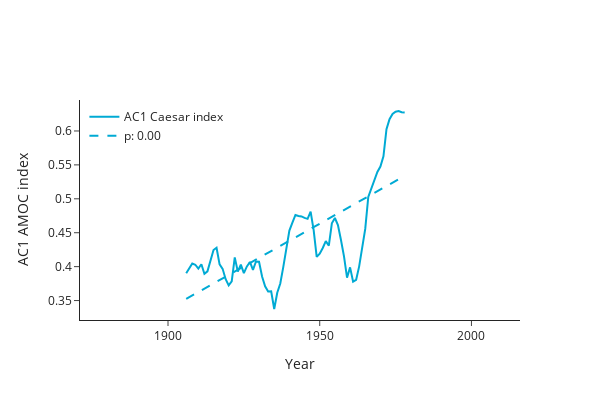

The code cell stored with this chart in its notebook:
### Code cell
fig = go.Figure()
fig.add_trace(go.Scatter(x=years_1871_2013+window_length//2, y=AC_Caesar, mode='lines', name='AC1 Caesar index', line=dict(color='#00AAD4')))
fig.add_trace(go.Scatter(x=years_1871_2013+window_length//2, y=slopeAC_Caesar * np.arange(len(AC_Caesar)) + interceptAC_Caesar, mode='lines', name=f'p: {pvalAC_Caesar:.2f}', line=dict(color='#00AAD4', dash='dash')))

fig.update_layout(xaxis_range = [1871, 2016], width=600,height=400, xaxis_title='Year', yaxis_title='AC1 AMOC index',
                  legend=dict(x=0.01, y=0.99), template='simple_white')

### Figure 1 — Plotly figure (JSON) as saved in the notebook; plotly's stock layout.template omitted (floating-point values rounded to 4 significant figures; data arrays with more than 128 entries replaced by an {"elided": "..."} marker saying what was removed)
{"data": [{"line": {"color": "#00AAD4"}, "mode": "lines", "name": "AC1 Caesar index", "type": "scatter", "x": {"elided": "143 int values"}, "y": [0.3902, 0.3964, 0.4046, 0.4028, 0.3972, 0.4035, 0.3896, 0.3931, 0.4081, 0.4245, 0.4279, 0.4033, 0.3968, 0.3815, 0.3723, 0.3783, 0.4137, 0.3928, 0.403, 0.3905, 0.4003, 0.4069, 0.3952, 0.4076, 0.4072, 0.3855, 0.371, 0.3634, 0.3635, 0.3375, 0.3614, 0.3752, 0.3996, 0.4266, 0.4531, 0.4648, 0.4761, 0.4748, 0.474, 0.4718, 0.4704, 0.4811, 0.454, 0.4143, 0.4192, 0.4274, 0.4376, 0.4308, 0.4639, 0.4717, 0.4613, 0.4394, 0.4151, 0.3837, 0.3989, 0.3779, 0.3805, 0.4004, 0.4253, 0.4556, 0.5027, 0.5159, 0.5297, 0.5396, 0.5476, 0.5626, 0.6026, 0.6174, 0.6251, 0.6284, 0.6294, 0.6276, 0.6272]}, {"line": {"color": "#00AAD4", "dash": "dash"}, "mode": "lines", "name": "p: 0.00", "type": "scatter", "x": {"elided": "143 int values"}, "y": [0.3525, 0.355, 0.3575, 0.3601, 0.3626, 0.3651, 0.3676, 0.3701, 0.3727, 0.3752, 0.3777, 0.3802, 0.3827, 0.3852, 0.3878, 0.3903, 0.3928, 0.3953, 0.3978, 0.4003, 0.4029, 0.4054, 0.4079, 0.4104, 0.4129, 0.4155, 0.418, 0.4205, 0.423, 0.4255, 0.428, 0.4306, 0.4331, 0.4356, 0.4381, 0.4406, 0.4431, 0.4457, 0.4482, 0.4507, 0.4532, 0.4557, 0.4583, 0.4608, 0.4633, 0.4658, 0.4683, 0.4708, 0.4734, 0.4759, 0.4784, 0.4809, 0.4834, 0.486, 0.4885, 0.491, 0.4935, 0.496, 0.4985, 0.5011, 0.5036, 0.5061, 0.5086, 0.5111, 0.5136, 0.5162, 0.5187, 0.5212, 0.5237, 0.5262, 0.5288, 0.5313, 0.5338]}], "layout": {"height": 400, "legend": {"x": 0.01, "y": 0.99}, "width": 600, "xaxis": {"range": [1871, 2016], "title": {"text": "Year"}}, "yaxis": {"title": {"text": "AC1 AMOC index"}}}}
